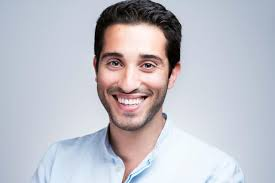
#> input picture samples/face1.jfif, 275 x 183 px
$ python standardize.py -f samples
#> lines starting #> are read from the running program, lines starting #| are printed output that depends on the picture
import os
import cv2
import numpy as np
import argparse

parser = argparse.ArgumentParser(description="Standardizes face images to create a uniform look.")

parser.add_argument("-i", action="append", dest="imgs", default=[], help="paths to images to standardize")
parser.add_argument("-f", action="store", dest="folder", help="path to a folder with images to standardize")
parser.add_argument("-o", action="store", dest="output", default="output", help="name of output folder for standardized images")

parser.add_argument("-p", action="store", type=int, dest="padding", default=30, help="amount of pixels of padding around each face. default: 30")
parser.add_argument("-b", action="store", dest="background", help="path to background image. Images must be taken in front of a greenscreen for this option to work. NOTE: ensure BG image is larger than greenscreen image")
parser.add_argument("-r", action="store", type=float, dest="rotation", help="rotate by the amount of degrees specified")
parser.add_argument("-g", action="store_true", default=False, dest="grayscale", help="makes images grayscale")
parser.add_argument("-s", action="store", dest="size", nargs=2, default=[], help="scales all images to the specified X, Y value")
parser.add_argument("-c", action="store_true", dest="circle", default=False, help="outputs circular images")

args = parser.parse_args()

imgs = []

if len(args.imgs) == 0 and args.folder is None:
    print("No images provided.")

#region Loading

# if image names were provided, load them.
if len(args.imgs) > 0:
    for imgName in args.imgs:
        if os.path.isfile(imgName):
            imgs.append(cv2.imread(imgName))
            print("Loaded file " + imgName)
        else:
            print("File \"{}\" could not be found.".format(imgName))

# if a folder with images was provided, load those.
if not(args.folder is None):
    if os.path.isdir(args.folder):
        files = [f for f in os.listdir(args.folder) if os.path.isfile(os.path.join(args.folder, f))]
        for f in files:
            imgs.append(cv2.imread(os.path.join(args.folder, f)))
            print("Loaded file " + f)
    else:
        print("Folder \"{}\" could not be found.".format(args.folder))

# load the Haar cascade to detect the faces.
face_cascade = cv2.CascadeClassifier("haarcascade_frontalface_default.xml")

#endregion

#region Utils

# Finds and returns an ROI for the face in an image.
def findFace(img):
    gray = cv2.cvtColor(img, cv2.COLOR_BGR2GRAY)
    face = face_cascade.detectMultiScale(gray, 1.3, 5)
    if len(face) == 0:
        return None
    return face[0]

# Pads an ROI by a specified amount while ensuring it remains entirely within the larger image.
def padRoi(roi, exp, img):
    (x, y, w, h) = roi
    x = x - exp if x - exp >= 0 else 0
    y = y - exp if y - exp >= 0 else 0
    w = w + (exp * 2) if w + (exp * 2) < img.shape[1] else img.shape[1]
    h = h + (exp * 2) if h + (exp * 2) < img.shape[0] else img.shape[0]
    return (x, y, w, h)

# Crops an image to just the specified ROI.
def cropToRoi(img, roi):
    (x, y, w, h) = roi
    return img[y:y+h, x:x+w]

# Scales all images in a list to the specified size.
def scaleAll(listImgs, x, y):
    for i in range(len(listImgs)):
        listImgs[i] = cv2.resize(listImgs[i], (x, y), interpolation=cv2.INTER_CUBIC)

# Replaces the greenscreen in an image with the specified background image.
def replaceGreenscreenWithBackground(img, bg):
    hsv = cv2.cvtColor(img, cv2.COLOR_BGR2HSV)

    # specify range of greens accepted (hsv format)
    minGreen = np.array([60-10, 60, 60])
    maxGreen = np.array([60+10, 255, 255])

    # find green pixels
    greenMask = cv2.inRange(hsv, minGreen, maxGreen)
    # flip mask so now we have non-green pixels
    maskInverse = cv2.bitwise_not(greenMask)

    bgResized = bg[:img.shape[0], :img.shape[1]]
    # mask background so it only covers green pixels
    bgMasked = cv2.bitwise_and(bgResized, bgResized, mask=greenMask)
    # mask the image so it only shows non-green pixels
    fg = cv2.bitwise_and(img, img, mask = maskInverse)

    return cv2.add(bgMasked, fg)

# Rotates image
def rotate(img, deg):
    h, w = img.shape[:2]
    rot = cv2.getRotationMatrix2D((w / 2, h / 2), deg, 1)
    return cv2.warpAffine(img, rot, (w, h))

# Applies circular mask to an image
def circle(img):
    h, w = img.shape[:2]
    mask = np.zeros((h,w), np.uint8)
    circleImg = cv2.circle(mask, (int(w/2), int(h/2)), int(w/2), (255,255,255), thickness=-1)
    _, alpha = cv2.threshold(circleImg, 1, 255, cv2.THRESH_BINARY)
    if type(img[0,0]) is np.uint8:
        img = cv2.cvtColor(img, cv2.COLOR_GRAY2BGR)
    b, g, r = cv2.split(img)
    rgba = [b,g,r,alpha]
    return cv2.merge(rgba, 4)

# Writes images in list to output directory
def saveAll(listImgs):
    try:
        os.mkdir(os.path.join(os.getcwd(), args.output))
    except FileExistsError:
        pass
    count = 0
    for i in listImgs:
        name = "img" + str(count) + ".png"
        cv2.imwrite(os.path.join(args.output, name), i)
        count += 1

#endregion

# Crop all images so they show just the faces.
for i in range(len(imgs)):
    faceRoi = findFace(imgs[i])
    if faceRoi is None:
        print("Face not found in an image. Make sure lighting is good and face is unobscured.")
        continue
    faceRoi = padRoi(faceRoi, args.padding, imgs[i])
    imgs[i] = cropToRoi(imgs[i], faceRoi)
#> this loop made 2 passes
#> face in findFace on passes 1 to 2: [[84, 26, 96, 96]], [[33, 68, 133, 133]]
#> pass 1, in findFace, `gray = cv2.cvtColor(img, cv2.COLOR_BGR2GRAY)`:
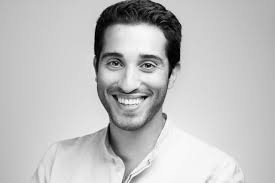
#> gray: shape (183, 275); min 0, max 254, mean 191.7
#> pass 2, in findFace (call 2), `gray = cv2.cvtColor(img, cv2.COLOR_BGR2GRAY)`:
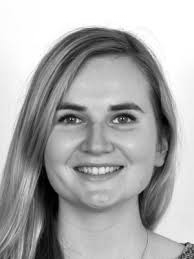
#> gray: shape (259, 194); min 0, max 255, mean 171
#> after the loop, imgs = 2 items

# Resizing
if len(args.size) == 2:
    scaleAll(imgs, int(args.size[0]), int(args.size[1]))
elif len(args.size) > 0: print("ERROR: Improper amount of scaling parameters.")

# Greenscreening
if not(args.background is None):
    bg = cv2.imread(args.background)
    for i in range(len(imgs)):
        imgs[i] = replaceGreenscreenWithBackground(imgs[i], bg)

# Rotating
if not(args.rotation is None):
    for i in range(len(imgs)):
        imgs[i] = rotate(imgs[i], args.rotation)

# Grayscaling
if args.grayscale:
    for i in range(len(imgs)):
        imgs[i] = cv2.cvtColor(imgs[i], cv2.COLOR_BGR2GRAY)

# Circle-ing
if args.circle:
    for i in range(len(imgs)):
        imgs[i] = circle(imgs[i])

saveAll(imgs)
#> the loop in saveAll, `for i in listImgs:` made 2 passes
#> (name, count) on passes 1 to 2: ('img0.png', 1), ('img1.png', 2)
#> pass 1, in saveAll, `cv2.imwrite(os.path.join(args.output, name), i)`:
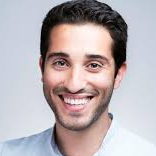
#> saved as img0.png: shape (156, 156, 3); mean B, G, R 178.8, 175.1, 183.8
#> pass 2, in saveAll, `cv2.imwrite(os.path.join(args.output, name), i)`:
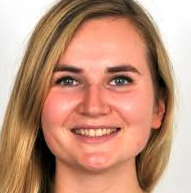
#> saved as img1.png: shape (193, 191, 3); mean B, G, R 123.7, 146.9, 193.2
#> after the loop in saveAll, `for i in listImgs:`: count = 2
